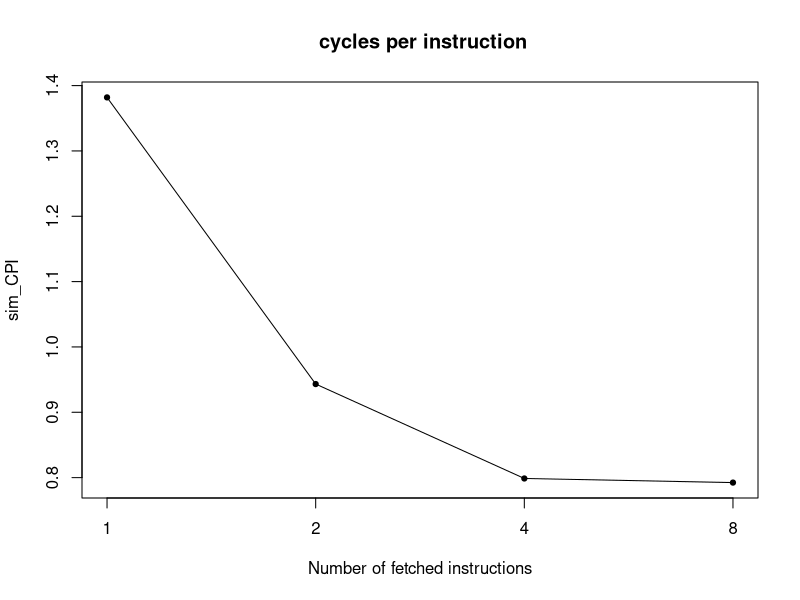
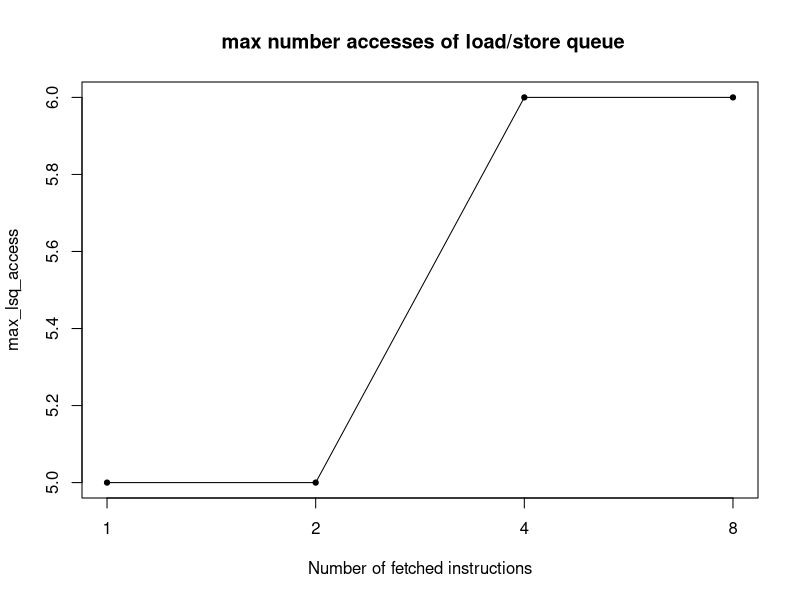
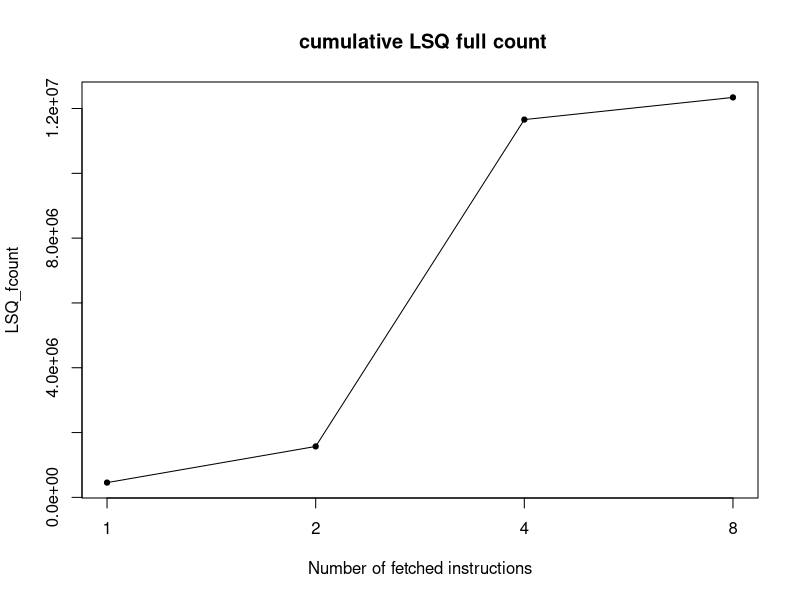
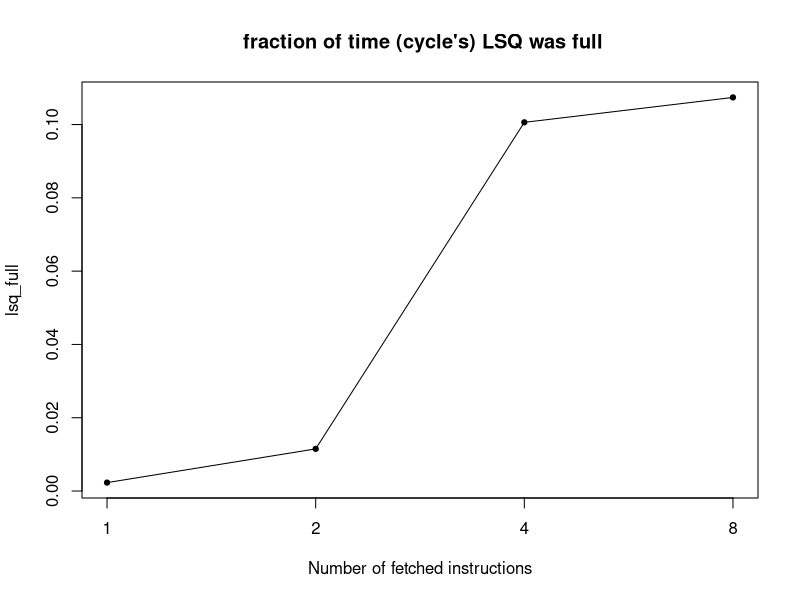
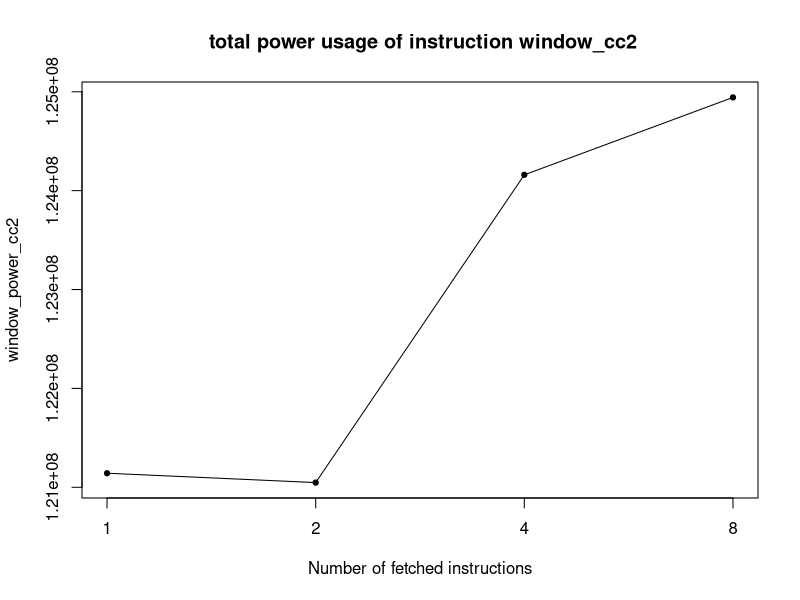
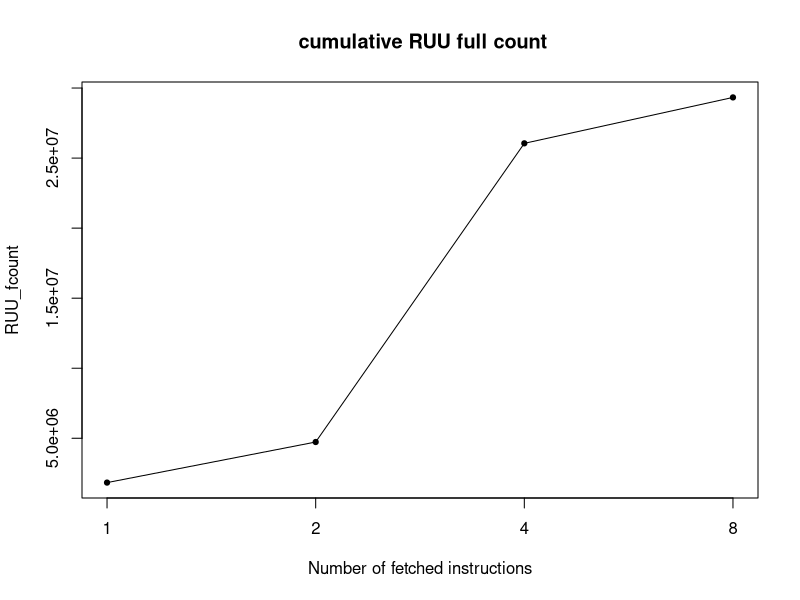
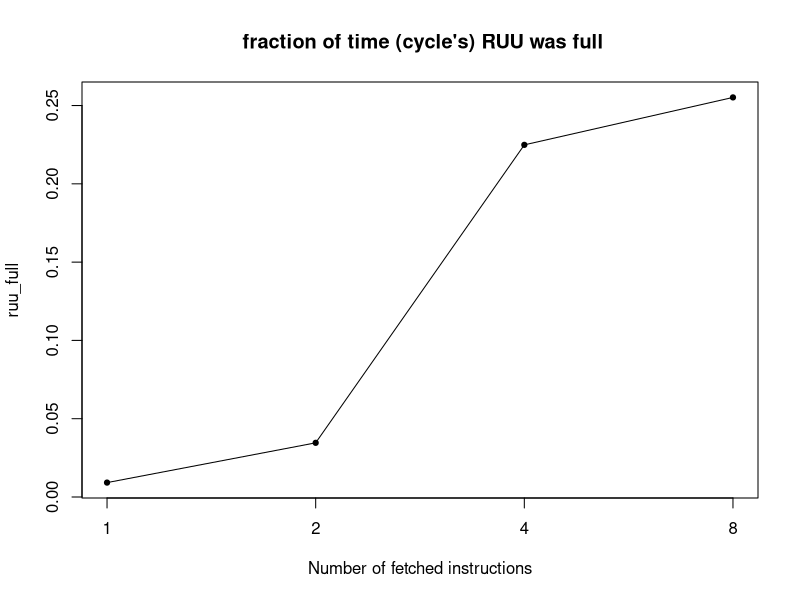
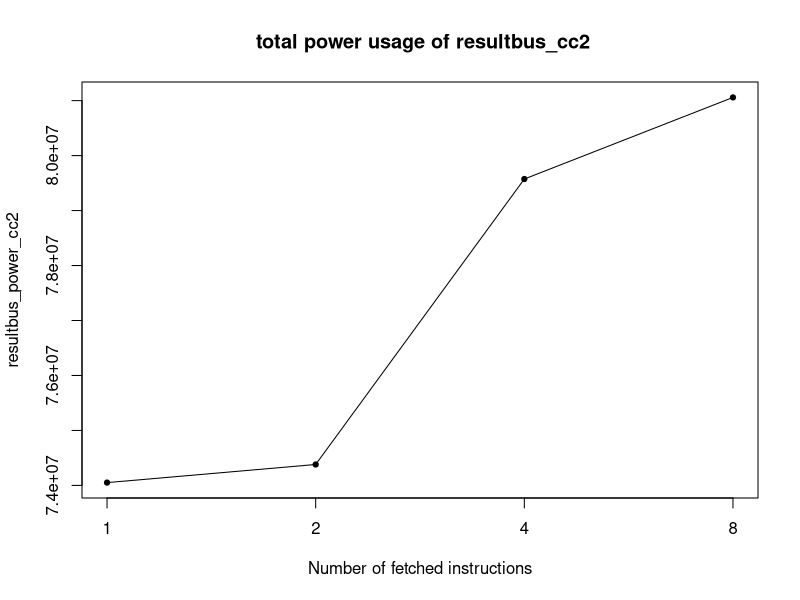

Here is the R script that generated these plots, in order:
start <- 219
top <- 20
xlab <- "Number of fetched instructions"

data <- readLines("Results/results_F1.txt") 
data <- data[start:length(data) - 1]
n <- length(data)
empty <- rep(0, n)
results <- data.frame(metric = empty, C1 = empty)
for(i in 1:n){
  result <- strsplit(strsplit(data[i], "#")[[1]][1], "\\s+")[[1]]
  results[i,1] <- result[1]
  results[i,2] <- as.numeric(result[2])
}
data <- readLines("Results/results_F2.txt") 
data <- data[start:length(data) - 1]
results$C2 <- empty
for(i in 1:n){
  result <- strsplit(strsplit(data[i], "#")[[1]][1], "\\s+")[[1]]
  results[i,3] <- as.numeric(result[2])
}
data <- readLines("Results/results_F4.txt") 
data <- data[start:length(data) - 1]
results$C4 <- empty
for(i in 1:n){
  result <- strsplit(strsplit(data[i], "#")[[1]][1], "\\s+")[[1]]
  results[i,4] <- as.numeric(result[2])
}
data <- readLines("Results/results_F8.txt") 
data <- data[start:length(data) - 1]
results$C8 <- empty
results$desc <- empty
for(i in 1:n){
  result <- strsplit(strsplit(data[i], "#")[[1]][1], "\\s+")[[1]]
  results[i,5] <- as.numeric(result[2])
  results[i,6] <- strsplit(data[i], "#")[[1]][2]
}

plot(1:4,results[15,2:5],type='l',axes=F,ylab=results[15,1]
     ,main=results[15,6]
     ,xlab=xlab)
points(1:4,results[15,2:5],cex=0.7,pch=21,bg=1)
box()
axis(1,at=1:4,labels=c(1,2,4,8))
axis(2)

results$min <- apply(results[,2:5],1,min)
results$max <- apply(results[,2:5],1,max)
results$range <- results$max - results$min
results$sd <- apply(results[,2:5],1,sd)
results$index <- results$sd / results$range

results <- results[with(results,order(-index)),]
write.csv(results,'Results/metrics_F.csv',row.names = F)
results <- results[1:top,1:6]

for(i in 1:top){
  plot(1:4,results[i,2:5],type='l',axes=F,ylab=results[i,1]
       ,main=results[i,6]
       ,xlab=xlab)
  box()
  axis(1,at=1:4,labels=c(1,2,4,8))
  axis(2)
  points(1:4,results[i,2:5],cex=0.7,pch=21,bg=1)
}
